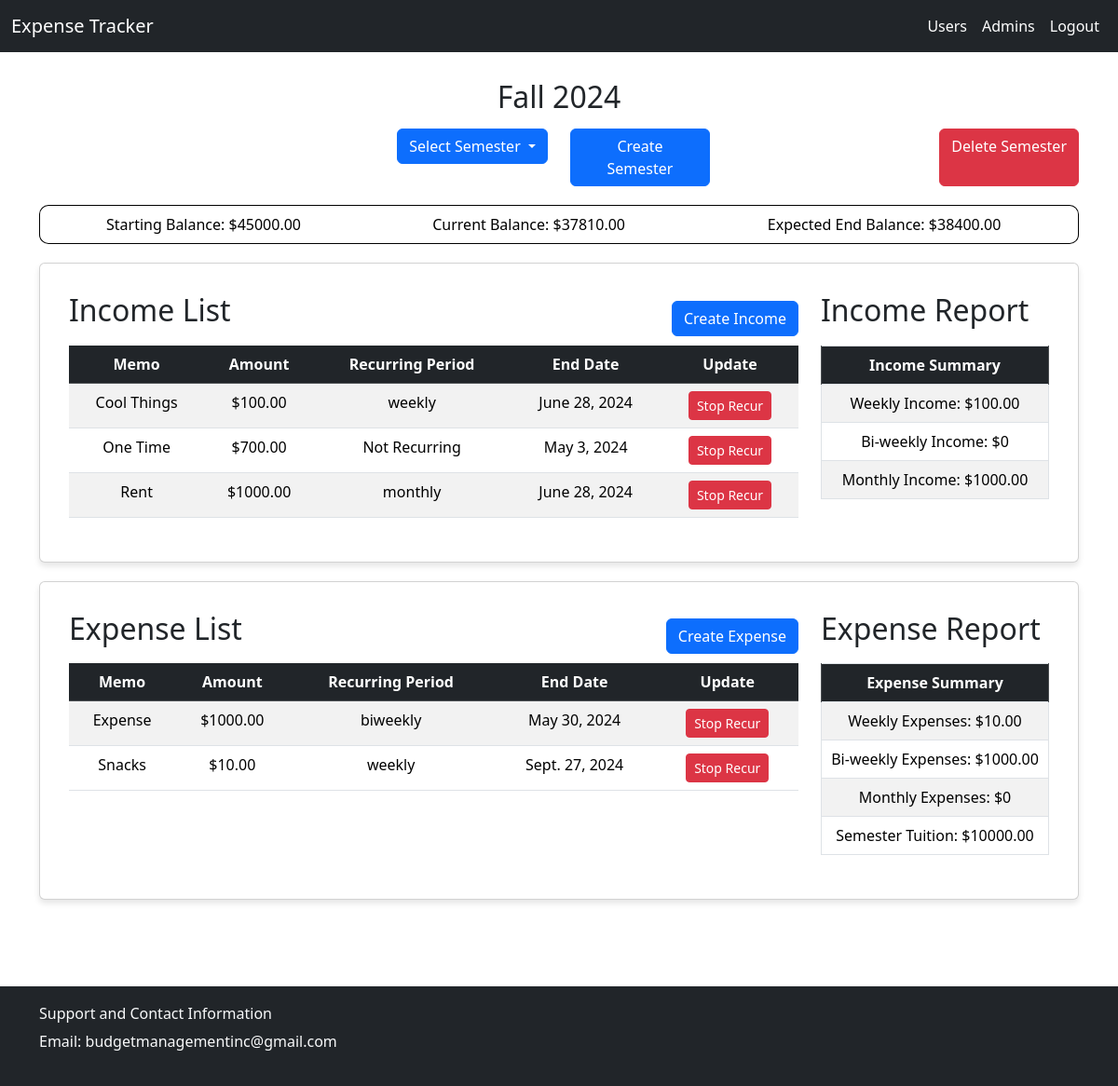
Page /semester/7 (signed in) on the committed database.
### budget/models.py (models this page shows)
class Semester(models.Model):
    semester_id = models.AutoField(primary_key=True)
    student_id = models.ForeignKey(settings.AUTH_USER_MODEL, on_delete=models.CASCADE, null=True, blank=True)
    semester_name = models.CharField(max_length = 30)
    start_date = models.DateField()
    end_date = models.DateField()
    starting_balance = models.DecimalField(decimal_places=2, max_digits=10)
    semester_tuition = models.DecimalField(decimal_places=2, max_digits=10)
    current_balance = models.DecimalField(decimal_places=2, max_digits=10)

class Income(models.Model):
    income_id = models.AutoField(primary_key=True)
    semester_id = models.ForeignKey(Semester, on_delete=models.CASCADE, null=True)
    amount = models.DecimalField(decimal_places=2, max_digits=10)
    is_recurring = models.BooleanField()
    date_last_updated = models.DateField(auto_now_add=True)
    end_date = models.DateField()
    recurring_period = models.CharField(max_length = 20)
    memo = models.CharField(max_length=200, null=True)

class Expense(models.Model):
    income_id = models.AutoField(primary_key=True)
    semester_id = models.ForeignKey(Semester, on_delete=models.CASCADE, null=True)
    amount = models.DecimalField(decimal_places=2, max_digits=10)
    is_recurring = models.BooleanField()
    date_last_updated = models.DateField(auto_now_add=True)
    end_date = models.DateField()
    recurring_period = models.CharField(max_length = 20)
    memo = models.CharField(max_length=200, null=True)

### budget/views.py (the view)
# urls.py: path('semester/<int:pk>', views.semester, name='semester'),
def semester(request, pk):
    if not(request.user.is_authenticated):
        return redirect('home')
    else:
        user_pk = request.user.pk
        semesters = Semester.objects.filter(student_id = user_pk)
        current_semester = Semester.objects.get(pk=pk)
        incomes = Income.objects.filter(semester_id=pk)
        expenses = Expense.objects.filter(semester_id=pk)
        semester_name = current_semester.semester_name
        starting_balance = current_semester.starting_balance
        tuition = current_semester.semester_tuition
        to_date_expense = to_date_sum(expenses, False)
        to_date_income = to_date_sum(incomes, True)
        current_bal = current_semester.current_balance + (to_date_income - to_date_expense)
        current_semester.current_balance = current_bal
        current_semester.save()
        end_income = end_sum(incomes)
        end_expense = end_sum(expenses)
        end_balance = current_bal + (end_income - end_expense)
        income_summary = {'weekly': 0, 'biweekly': 0, 'monthly': 0}
        for income in incomes:
            if income.is_recurring:
                match income.recurring_period:
                    case 'weekly': income_summary['weekly'] += income.amount
                    case 'biweekly': income_summary['biweekly'] += income.amount
                    case 'monthly': income_summary['monthly'] += income.amount
        expense_summary = {'weekly': 0, 'biweekly': 0, 'monthly': 0}
        for expense in expenses:
            if expense.is_recurring:
                match expense.recurring_period:
                    case 'weekly': expense_summary['weekly'] += expense.amount
                    case 'biweekly': expense_summary['biweekly'] += expense.amount
                    case 'monthly': expense_summary['monthly'] += expense.amount
        context = {
           'semester_list': semesters,
           'current_semester': current_semester.pk,
           'semester_name': semester_name,
           'incomes': incomes,
            'expenses': expenses,
            'start_bal': starting_balance,
            'current_bal': current_bal,
            'end_bal': end_balance,
            'income_weekly': income_summary['weekly'],
            'income_biweekly': income_summary['biweekly'],
            'income_monthly': income_summary['monthly'],
            'expense_weekly': expense_summary['weekly'],
            'expense_biweekly': expense_summary['biweekly'],
            'expense_monthly': expense_summary['monthly'],
            'tuition': tuition,
        }
        return render(request, 'budget/semester_view.html', context=context)

### budget/templates/budget/semester_view.html (shortened to what this page needs)
{% extends './home.html' %}
{% load static %}
{% block style %}
    <link rel="stylesheet" href="{% static 'css/semester_table.css' %}" />
{% endblock style %}
{% block semester_name %}
<div class="container d-flex justify-content-center semester-head">
    <h2>{{semester_name}}</h2>
</div>
{% endblock semester_name %}
{% block deletebtn %}
    <a class="btn btn-danger delete-btn" href="{% url 'delete_semester' current_semester %}">Delete Semester</a>
{% endblock %}
{%block semester %}
<div class="container">
    <table class="table overall-summary">
        <tr>
            <td>Starting Balance: ${{start_bal}}</td>
            <td>Current Balance: ${{current_bal}}</td>
            <td>Expected End Balance: ${{end_bal}}</td>
        </tr>
    </table>
</div>
<div class="container justify-content-center">
    <div class="card">
        <div class="card-body">
            <div class="row">
                <div class="col-sm-9">
                    <div class="row">
                        <div class="col-sm-6 d-flex justify-content-left">
                            <h2>Income List</h2>
                        </div>
                        <div class="col-sm-6 d-flex justify-content-end">
                        <a href="{% url 'income_form' current_semester %}" class="btn btn-primary create-btn">Create Income</a>
                        </div>
                    </div>
                    {% if incomes %}
                    <table class="table table-striped table-list">
                        <thead>
                            <tr class="table-dark">
                                <th>Memo</th>
                                <th>Amount</th>
                                <th>Recurring Period</th>
                                <th>End Date</th>
                                <th>Update</th>
                            </tr>
                        </thead>
                        <tbody>
                        {% for income in incomes %}
                            <tr>
                                <td>{{income.memo}}</td>
                                <td>${{income.amount}}</td>
                                <td>{{income.recurring_period}}</td>
                                <td>{{income.end_date}}</td>
                                <td><a class="btn btn-danger btn-sm" href="{% url 'stop_income' income.pk%}">Stop Recur</td>
                            </tr>
                        {% endfor %}
                    </table>
                    {% else %}
                    <h5 style="margin-top: 10px;"><strong>There are no current incomes associated with this semester.
                        Click the 'Create Income' link in the navbar to add your first income to this semester!
                    </strong></h5>
                    {% endif %}
                </div>
                <div class="col-sm-3">
                    <div class="row">
                        <h2>Income Report</h2>
                    </div>
                    {% if incomes %}
                    <table class="table table-striped table-bordered table-list">
                        <thead>
                            <th class="table-dark">Income Summary</th>
                        </thead>
                        <tr>
                            <td>Weekly Income: ${{income_weekly}}</td>
                        </tr>
                        <tr>
                            <td>Bi-weekly Income: ${{income_biweekly}}</td>
                        </tr>
                        <tr>
                            <td>Monthly Income: ${{income_monthly}}</td>
                        </tr>
                    </table>
                    {% endif %}
                </div>
        </div>
    </div>
    </div>
</div>
<div class="container expense-list">
    <div class="card">
        <div class="card-body">
        <div class="row">
            <div class="col-sm-9">
                <div class="row">
                    <div class="col-sm-6 d-flex justify-content-left">
                        <h2>Expense List</h2>
                    </div>
                    <div class="col-sm-6 d-flex justify-content-end">
                    <a href="{% url 'expense_form' current_semester %}" class="btn btn-primary create-btn">Create Expense</a>
                    </div>
                </div>
                {% if expenses %}
                <table class="table table-striped table-list">
                    <thead>
                        <tr class='table-dark'>
                            <th>Memo</th>
                            <th>Amount</th>
                            <th>Recurring Period</th>
                            <th>End Date</th>
                            <th>Update</th>
                        </tr>
                    </thead>
                    <tbody>
                    {% for expense in expenses %}
                        <tr>
                            <td>{{expense.memo}}</td>
                            <td>${{expense.amount}}</td>
                            <td>{{expense.recurring_period}}</td>
                            <td>{{expense.end_date}}</td>
                            <td><a class="btn btn-danger btn-sm" href="{% url 'stop_expense' expense.pk %}">Stop Recur</td>
                        </tr>
                    {% endfor %}
                    </tbody>
                </table>
                {% else %}
                <h5 style="margin-top: 10px;"><strong>There are no current expenses associated with this semester.
                    Click the 'Create Expense' link in the navbar to add your first expense to this semester!
                </strong></h5>
                {% endif %}
            </div>
            <div class="col-sm-3">
                <div class="row">
                    <h2>Expense Report</h2>
                </div>
                {% if expenses %}
                <table class="table table-bordered table-striped table-list">
                    <thead>
                        <th class="table-dark">Expense Summary</th>
                    </thead>
                    <tr>
                        <td>Weekly Expenses: ${{expense_weekly}}</td>
                    </tr>
                    <tr>
                        <td>Bi-weekly Expenses: ${{expense_biweekly}}</td>
                    </tr>
                    <tr>
                        <td>Monthly Expenses: ${{expense_monthly}}</td>
                    </tr>
                    <tr>
                        <td>Semester Tuition: ${{tuition}}</td>
                    </tr>
                </table>
                {% endif %}
            </div>
        </div>
        </div>
    </div>
</div>
{% endblock semester %}

### budget/templates/budget/home.html (shortened to what this page needs)
{% extends '../base.html' %}
{% load static %}
{% block content %}
    {% if user.is_authenticated %}
    {% block semester_name %}{% endblock semester_name%}
    <div class="container">
        <div class="row">
            <div class="col-sm-6 d-flex justify-content-end">
                <div class="dropdown">
                    <button class="btn btn-primary dropdown-toggle" type="button" id="dropdownMenuButton1" data-bs-toggle="dropdown" aria-expanded="false">
                        Select Semester
                    </button>
                </div>
            </div>
            <div class="col-sm-4 d-flex justify-content-left">
            <a class="btn btn-primary" style="width: 150px;" href={% url 'semester_form' %}>Create Semester</a>
            </div>
            <div class="col-sm-2 d-flex justify-content-end">
                {% block deletebtn%}{% endblock deletebtn %}
            </div>
        </div>
    </div>
        {% block semester %}
        {% endblock semester %}
    {% endif %}
{% endblock content%}

### budget/templates/base.html (shortened to what this page needs)
<!DOCTYPE html>
<html lang="en">
<head>
    <link href="https://cdn.jsdelivr.net/npm/bootstrap@5.3.3/dist/css/bootstrap.min.css" rel="stylesheet">
    {% load static %}
    <link rel="stylesheet" href="{% static 'css/base_styles.css' %}" />
    {% block style %}{% endblock style %}
</head>
<body>
    {% include './navbar.html'%}
    {% block content %}{% endblock content %}
</body>
<footer class="footer bg-dark text-light">
    <div class="container footer-div">
        <div>
            <h6>Support and Contact Information</h6>
        </div>
        <div>
            <p>Email: budgetmanagementinc@gmail.com</a></p>
        </div>
    </div>
</footer>
</html>

### budget/templates/navbar.html (shortened to what this page needs)
<nav class="navbar navbar-expand-lg bg-dark fixed-top" data-bs-theme="dark">
  <div class="container-fluid">
    <a class="navbar-brand" href="{% url 'home' %}">Expense Tracker</a>
    {% if user.is_authenticated %}
      <div class="collapse navbar-collapse justify-content-end" id="navbarNav">
        <ul class="navbar-nav ">
      {% if user.is_staff %}
        <li class="nav-item">
          <a class="nav-link active" href="{% url 'administration_home' %}">Users</a>
        </li>
        <li class="nav-item">
          <a class="nav-link active" href="{% url 'admin_list' %}">Admins</a>
        </li>
      {% else %}
        <li class="nav-item">
          <a class="nav-link active" href="{% url 'account' user.username %}">Account</a>
        </li>
      {% endif %}
        <li class="nav-item">
          <a class="nav-link active" href="{% url 'logout' %}">Logout</a>
        </li>
      </ul>
    </div>
    {% endif %}
  </div>
</nav>

### budget/static/css/base_styles.css (style rules this page uses)
.footer { padding: 20px 0; position: fixed; bottom: 0; left: 0; width: 100%; }
body { margin-top: 75px; margin-bottom: 200px; }

### budget/static/css/semester_table.css (style rules this page uses)
.card { padding: 15px; box-shadow: 0 4px 6px rgba(0, 0, 0, 0.1); margin-top: 20px; }
.overall-summary { width: 100%; border-collapse: separate; border-spacing: 0; text-align: center; margin-top: 20px; }
.overall-summary tr:first-child td { border-bottom: 1px solid black; border-top: 1px solid black; }
.overall-summary tr td:first-child { border-top-left-radius: 10px; border-bottom-left-radius: 10px; border-top: 1px solid black; border-left: 1px solid black; }
.overall-summary tr td:last-child { border-top-right-radius: 10px; border-bottom-right-radius: 10px; border-bottom: 1px solid black; border-right: 1px solid black; }
.create-btn { align-self: flex-end; }
.table-list { margin-top: 10px; text-align: center; }
.delete-btn { margin-left: 10px; }
.semester-head h2 { margin-top: 10px; margin-bottom: 15px; }

### rows in the picture
Semester: semester_name "Fall 2024", starting_balance "45000.00", current_balance "37810.00", semester_tuition "10000.00"
Income: memo "Cool Things", amount "100.00", recurring_period "weekly", end_date "June 28, 2024"
Income: memo "One Time", amount "700.00", recurring_period "Not Recurring", end_date "May 3, 2024"
Income: memo "Rent", amount "1000.00", recurring_period "monthly", end_date "June 28, 2024"
Expense: memo "Expense", amount "1000.00", recurring_period "biweekly", end_date "May 30, 2024"
Expense: memo "Snacks", amount "10.00", recurring_period "weekly", end_date "Sept. 27, 2024"

### other values in the picture
{{ end_bal }} "38400.00"
{{ income_weekly }} "100.00"
{{ income_biweekly }} "0"
{{ income_monthly }} "1000.00"
{{ expense_weekly }} "10.00"
{{ expense_biweekly }} "1000.00"
{{ expense_monthly }} "0"
